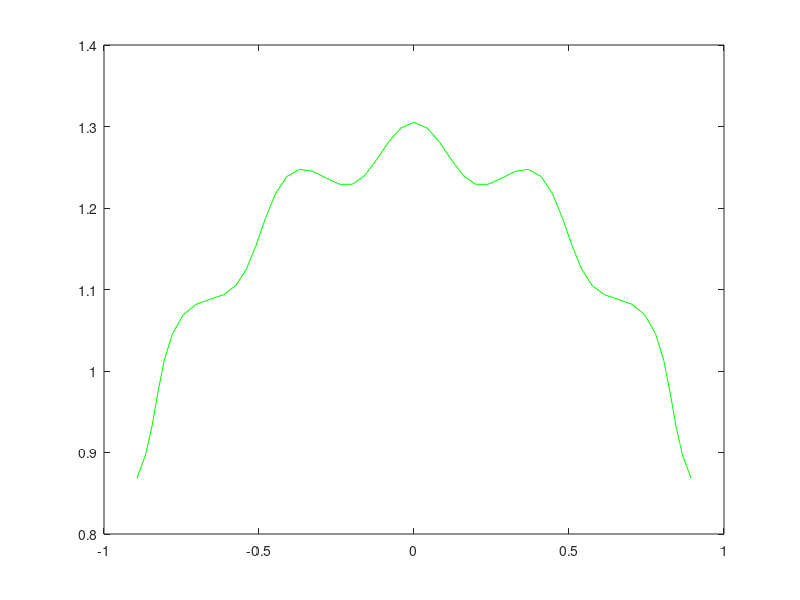

This figure's MATLAB source: (Note: this script raises an error after producing the figure.)

g_a = 0.03;
g_f = 20;

R = 1/0.8;

L = 2;
p = 50;



%L = R*2*start_corner;

delta = L/p;

a1 = 0:delta:L;
a2 = 0.025;

ar = (pi*R+L)/(2*R) - a1/R;

x=(R + a2 + g_a.*cos(g_f.*ar)).*cos(ar);
y=(R + a2 + g_a.*cos(g_f.*ar)).*sin(ar);

%ar_grad = ar*180/pi
figure
plot(x,y, 'g');
hold on;
alpha1=a1(1:4:end);
alpha2=a2(1:4:end);

q=1+alpha2./R;
ar = (pi*R+L)/(2*R) - alpha1./R;
w = q+g_a*K*cos(g_f*ar);
z = g_a*g_f*K*sin(g_f*ar);


x=(R + a2 + g_a.*cos(g_f.*ar)).*cos(ar)
y=(R + a2 + g_a.*cos(g_f.*ar)).*sin(ar)

r11=(w.*sin(ar)+z.*cos(ar))
r12=(-w.*cos(ar)+z.*sin(ar))

r21=cos(ar)
r22=sin(ar)

quiver (x,y, r11, r12, 'r')
hold on;
quiver (x,y, r21,r22,'b')


%============================================
start_corner = L/(2*R);
delta = 2 * start_corner / p
psi = -start_corner:delta:start_corner;


x=(R + g_a.*cos(g_f.*psi)).*cos(psi);
y=(R + g_a.*cos(g_f.*psi)).*sin(psi);

%plot(x,y);


 %clf;
 [x,y] = meshgrid (1:2:20);
x = -0.87609
y =  0.85087
u =  0.77983
v =  0.60459
 
 
 %h = quiver (x,y, u, v);
